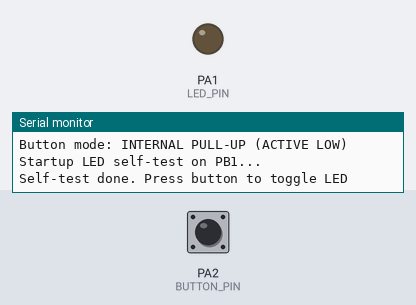
The sketch below on a simulated STM32 Blue Pill. Parts: output pins drawn as LEDs (lit = HIGH), the last lines printed to the serial monitor. The test bench sets the inputs (shaded band); at power-on: PA2 (BUTTON_PIN) HIGH.

Above: at 5.6 s.
5.7 s: PA2 (BUTTON_PIN) pulled LOW for 0.15 s
At 6.1 s:
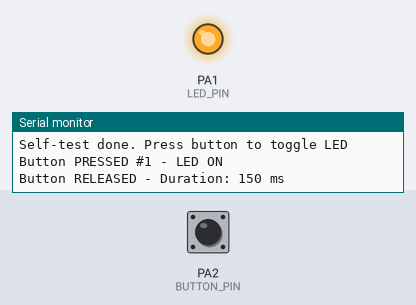
7.4 s: PA2 (BUTTON_PIN) pulled LOW for 1 s
At 8.7 s:
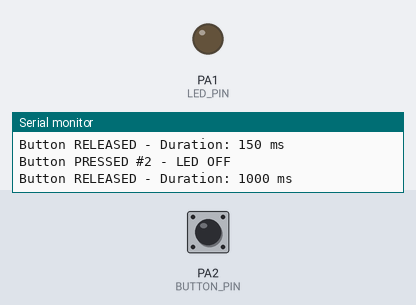
9.9 s: PA2 (BUTTON_PIN) pulled LOW for 3.2 s
At 10.6 s:
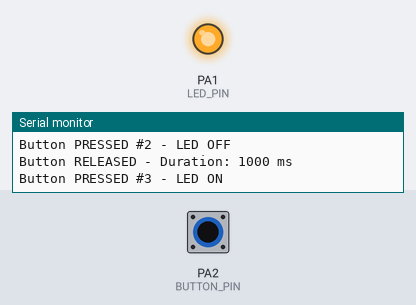
Timing chart, 0 to 12.9 s (numbered marks = the images above; inputs shaded):
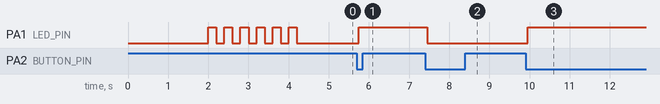

The sketch:

esp32_pullup.ino
```cpp
/**
 * @file main.cpp
 * @brief Program 04: Button Debounce State Machine - STM32
 */

#include <Arduino.h>

// ==================== KONFIGURASI ====================
#define BUTTON_PIN      PA2    // Push button (INPUT_PULLUP)
#define LED_PIN         PA1     // External LED (active HIGH)
#define DEBOUNCE_MS     50
#define LED_SELF_TEST_BLINKS 6

#define BUTTON_INPUT_MODE     INPUT_PULLUP
#define BUTTON_ACTIVE_STATE   LOW
#define BUTTON_INACTIVE_STATE HIGH

// ==================== STATE MACHINE ====================
typedef enum {
    BTN_IDLE,
    BTN_DEBOUNCE,
    BTN_PRESSED,
    BTN_RELEASED
} ButtonState_t;

// ==================== VARIABEL ====================
ButtonState_t buttonState = BTN_IDLE;
bool lastButtonRead = BUTTON_INACTIVE_STATE;
unsigned long debounceStartTime = 0;
unsigned long pressStartTime = 0;
uint32_t pressCount = 0;
bool ledState = false;

// ==================== SETUP ====================
void setup() {
    Serial.begin(115200);
    delay(2000);

    Serial.println("\n========================================");
    Serial.println("Program 04: Button Debounce - STM32");
    Serial.println("========================================\n");

    pinMode(BUTTON_PIN, BUTTON_INPUT_MODE);
    pinMode(LED_PIN, OUTPUT);
    digitalWrite(LED_PIN, LOW);   // LED OFF (active HIGH)

    Serial.printf("Button: PB0 (INPUT_PULLUP), LED: PB1 (active HIGH)\n");
    Serial.println("Button mode: INTERNAL PULL-UP (ACTIVE LOW)");
    Serial.println("Startup LED self-test on PB1...");

    for (int i = 0; i < LED_SELF_TEST_BLINKS; i++) {
        digitalWrite(LED_PIN, HIGH);
        delay(200);
        digitalWrite(LED_PIN, LOW);
        delay(200);
    }

    Serial.println("Self-test done. Press button to toggle LED\n");
}

// ==================== LOOP ====================
void loop() {
    bool currentRead = digitalRead(BUTTON_PIN);

    switch (buttonState) {
        case BTN_IDLE:
            if (currentRead == BUTTON_ACTIVE_STATE &&
                lastButtonRead == BUTTON_INACTIVE_STATE) {
                buttonState = BTN_DEBOUNCE;
                debounceStartTime = millis();
            }
            break;

        case BTN_DEBOUNCE:
            if (millis() - debounceStartTime >= DEBOUNCE_MS) {
                if (currentRead == BUTTON_ACTIVE_STATE) {
                    buttonState = BTN_PRESSED;
                    pressStartTime = millis();

                    // Toggle LED (active HIGH)
                    pressCount++;
                    ledState = !ledState;
                    digitalWrite(LED_PIN, ledState);

                    Serial.printf("Button PRESSED #%lu - LED %s\n",
                                 pressCount, ledState ? "ON" : "OFF");
                } else {
                    buttonState = BTN_IDLE;
                }
            }
            break;

        case BTN_PRESSED:
            if (currentRead == BUTTON_INACTIVE_STATE) {
                buttonState = BTN_RELEASED;
                debounceStartTime = millis();
            }
            break;

        case BTN_RELEASED:
            if (millis() - debounceStartTime >= DEBOUNCE_MS) {
                if (currentRead == BUTTON_INACTIVE_STATE) {
                    unsigned long duration = millis() - pressStartTime;
                    Serial.printf("Button RELEASED - Duration: %lu ms\n\n", duration);
                    buttonState = BTN_IDLE;
                } else {
                    buttonState = BTN_PRESSED;
                }
            }
            break;
    }

    lastButtonRead = currentRead;
}

/**
 * WIRING BUTTON (INTERNAL PULL-UP / ACTIVE LOW):
 *   PB0 ----[Button]---- GND
 *   (pinMode PB0 = INPUT_PULLUP)
 *
 * WIRING LED EKSTERNAL (ACTIVE HIGH):
 *   PB1 ----[220Ω..1kΩ]----|>|---- GND
 *   (Anoda LED ke PB1 via resistor, katoda ke GND)
 */
```

program_esp32.ino
```cpp
/**
 * @file config.h
 * @brief Konfigurasi Pin dan Konstanta - Program 01 LED Blink
 * @author Praktikum Sistem Embedded
 * @date 2026
 */

#ifndef CONFIG_H
#define CONFIG_H

// ==================== PIN DEFINITIONS ====================
#define LED_PIN         2       // LED Built-in ESP32 DevKitC (GPIO2)
#define LED_EXTERNAL    4       // LED External (opsional)

// ==================== TIMING CONSTANTS ====================
#define BLINK_DELAY_MS  500     // Delay blink dalam milidetik
#define BLINK_FAST_MS   100     // Blink cepat
#define BLINK_SLOW_MS   1000    // Blink lambat

// ==================== DEBUG ====================
#define DEBUG_SERIAL    1       // 1 = aktifkan serial debug
#define SERIAL_BAUD     115200  // Baud rate serial

#endif // CONFIG_H
```

program_stm32.ino
```cpp
/**
 * @file config.h
 * @brief Konfigurasi Pin STM32F103C8T6 - Program 01 LED Blink
 */

#ifndef CONFIG_H
#define CONFIG_H

// ==================== PIN DEFINITIONS ====================
// STM32F103C8T6 Blue Pill
#define LED_BUILTIN_PIN PC13    // On-board LED (active LOW!)
#define LED_EXTERNAL    PA0     // External LED

// ==================== TIMING ====================
#define BLINK_DELAY_MS  100
#define SERIAL_BAUD     115200

// ==================== CATATAN PENTING ====================
// PC13 LED on Blue Pill adalah ACTIVE LOW!
// digitalWrite(PC13, LOW)  = LED ON
// digitalWrite(PC13, HIGH) = LED OFF

#endif // CONFIG_H
```

Measured:
- after the input at 5.7 s, PA1 (LED_PIN): LOW → HIGH after 0.05 s
- after the input at 7.4 s, PA1 (LED_PIN): HIGH → LOW after 0.05 s
- after the input at 9.9 s, PA1 (LED_PIN): LOW → HIGH after 0.05 s
